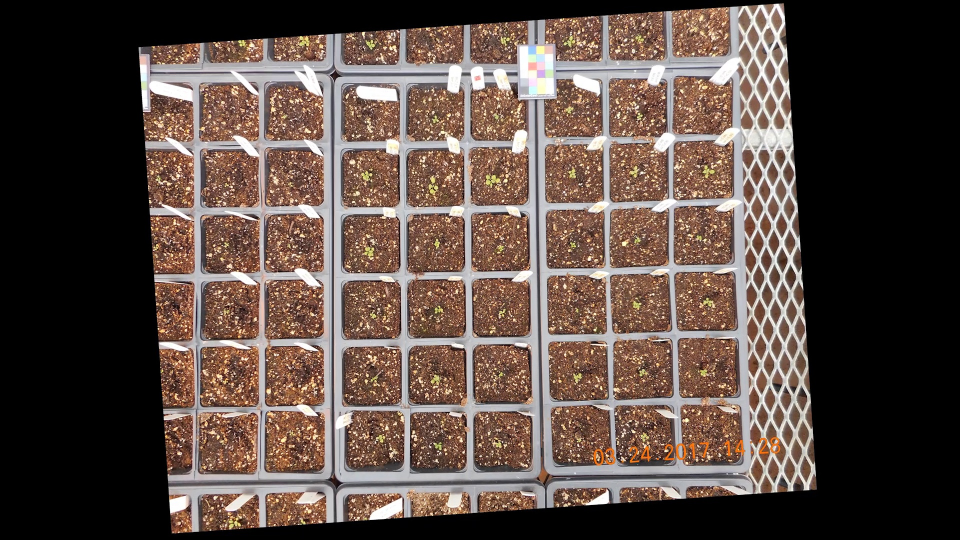
#> input picture 3_24/frame3.jpg, 1920 x 1080 px (shown at 1/2 size); its folder holds only this picture in this run
$ python angle_ht_function.py   (Python 2 division)
#> lines starting #> are read from the running program, lines starting #| are printed output that depends on the picture; after the words box and inside, x2 and y2 are one past the last pixel; in counts of white or black regions, pixels touching at a corner belong together; long printed decimals are rounded
# -*- coding: utf-8 -*-
"""
Created on Thu Jul 06 14:11:08 2017

@author: theri
"""

import numpy as np
import cv2
import os, os.path
import math
import glob
import csv
from itertools import izip

os.chdir('c:/Python27/Trevor_timelapse/3_24')

frames = glob.glob('./*.jpg')
angle_list = []
frame_list = []

rgb = cv2.imread('frame1.jpg')
for frame in frames:
    def find_angles(arg):
#> called with arg = './frame3.jpg'
        img = cv2.imread(arg)
#> img is the input picture: shape (1080, 1920, 3); mean B, G, R 67.1, 74.4, 90.1
        global frame
        low = np.array([89-20, 82-20, 75-20])
        high = np.array([207+20, 206+20, 212+20])
        mask = cv2.inRange(img, low, high)
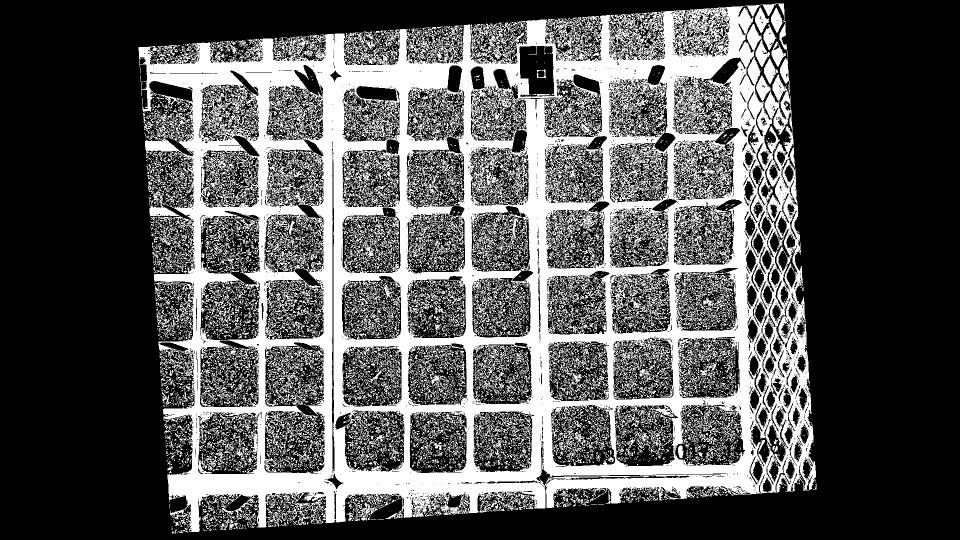
#> mask: shape (1080, 1920) (shown at 1/2 size); 33.2% white; 11974 white regions (10580 under 20 px), largest, box (x1, y1, x2, y2) and area: (277, 10, 1632, 1064) 546288, (942, 44, 1033, 104) 1801, (550, 714, 635, 799) 1141
        #output = cv2.bitwise_and(img, img, mask = mask)
        kernel = np.ones((2,2),np.uint8)
        opening = cv2.morphologyEx(mask,cv2.MORPH_OPEN,kernel, iterations = 4)
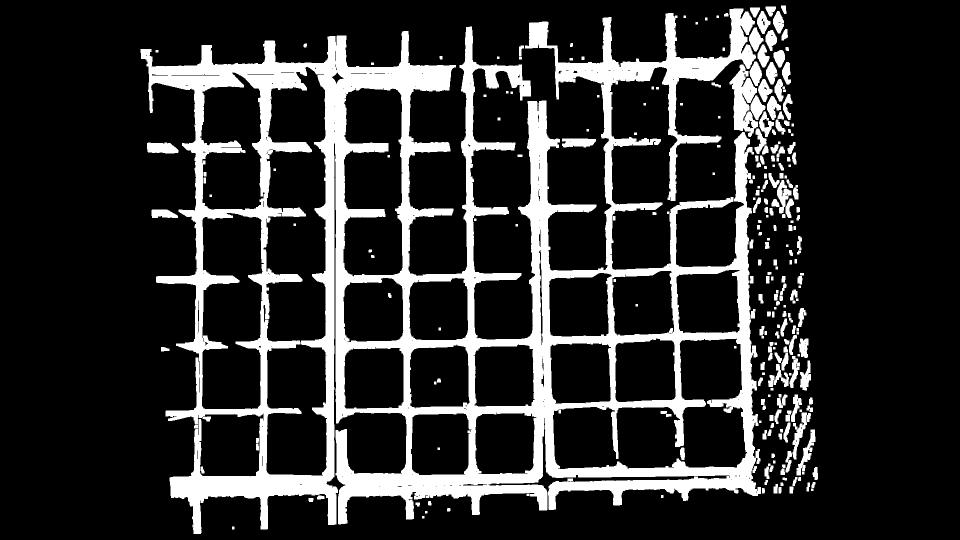
#> opening: shape (1080, 1920) (shown at 1/2 size); 17.5% white; 261 white regions, largest, box (x1, y1, x2, y2) and area: (281, 17, 1522, 1068) 320180, (1459, 129, 1516, 274) 4446, (294, 285, 357, 307) 1141
        erode = cv2.erode(opening, kernel, iterations = 5)
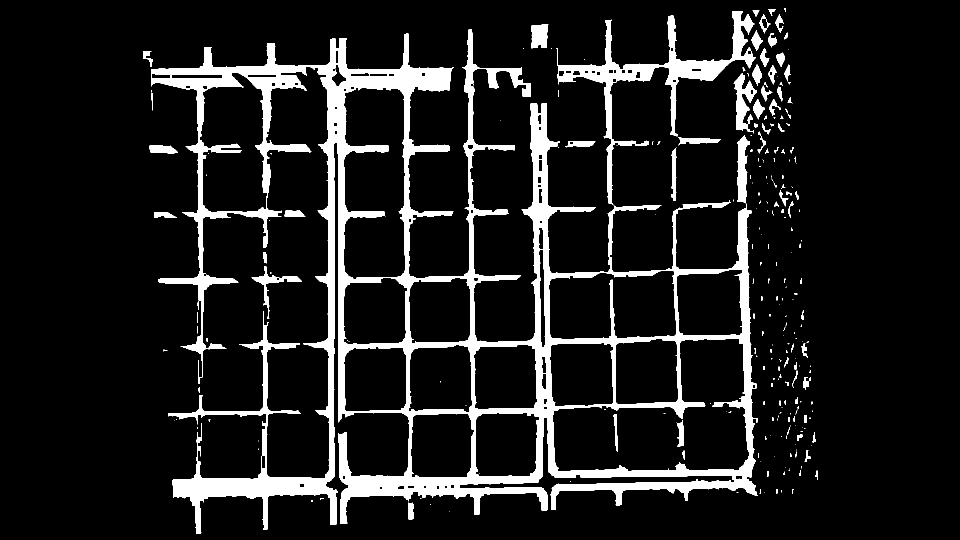
#> erode: shape (1080, 1920) (shown at 1/2 size); 10.9% white; 266 white regions (172 under 20 px), largest, box (x1, y1, x2, y2) and area: (302, 22, 1516, 1068) 207407, (1467, 146, 1514, 267) 2327, (503, 533, 604, 638) 1422
        edges = cv2.Canny(erode, 150, 450, apertureSize = 3)
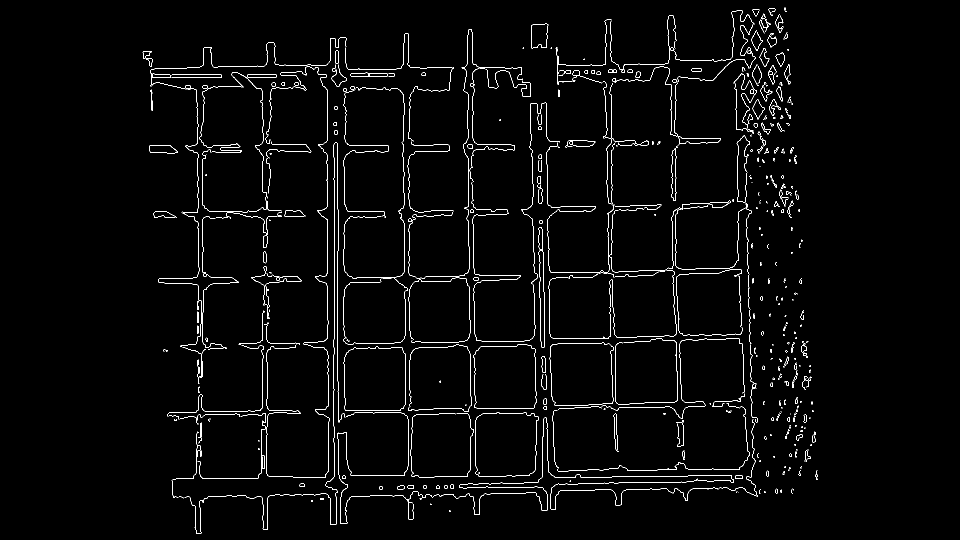
#> edges: shape (1080, 1920) (shown at 1/2 size); 2% white in thin lines or dots, all inside (x1, y1, x2, y2) = (285, 15, 1636, 1068)
        lines = cv2.HoughLines(edges, 1, np.pi/180, 2)


        for rho, theta in lines[0]:
            a = np.cos(theta)
            b = np.sin(theta)
            x0 = a * rho
            y0 = b * rho
            x1 = int(x0 + 1000*(-b))
            y1 = int(y0 + 1000*(a))
            x2 = int(x0 - 1000*(-b))
            y2 = int(y0 - 1000*(a))

            cv2.line(img, (x1, y1), (x2, y2), (0, 0, 255), 1)

            if (x1 == x2):
                slope = 90
            else:
                slope = ((y2 - y1) / (x2 - x1))
#> this loop made 1 pass
#> (rho, theta, a, b, x0, y0, x1, y1) on pass 1: (668, 0, 1, 0, 668, 0, 668, 1000)
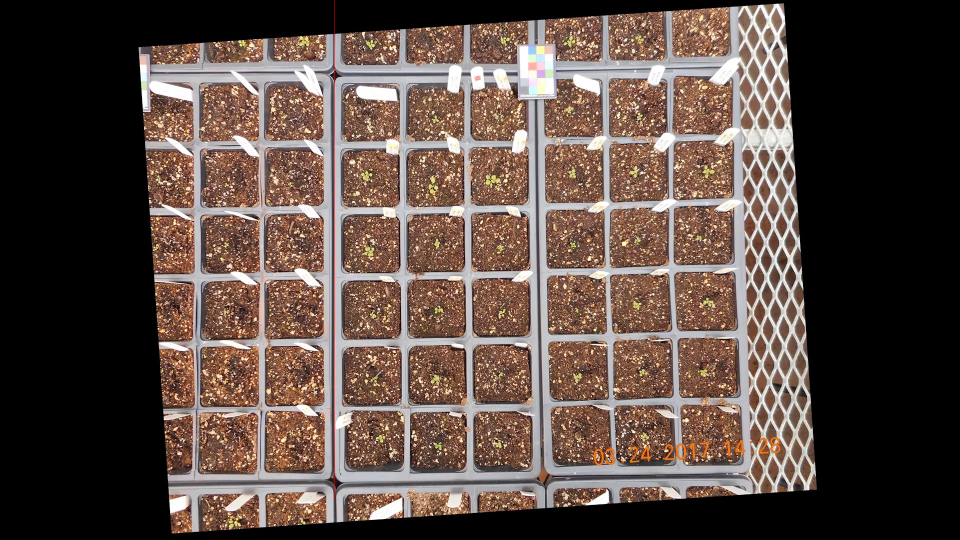
#> img: shape (1080, 1920, 3) (shown at 1/2 size); 0.05% of pixels changed, all inside (x1, y1, x2, y2) = (668, 0, 669, 1001)

        theta = math.degrees(math.atan(slope))
#> theta = 89.36
        angle = 90 - theta
#> angle = 0.637
        angle_list.append(angle)
        frame_list.append(arg)
        print angle
#| 0.6366
        #np.savetxt('angles.txt', angle_list)
        with open('angles.csv', 'wb') as a:
            write = csv.writer(a)
#> (the run stopped early here; a loop or call above may not have finished)
